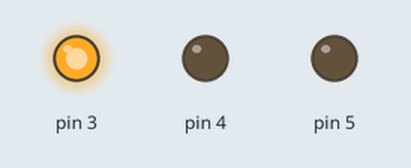
Bench run of a sketch on a simulated Arduino Uno, built with avr-gcc and run on an emulated ATmega328P. On the bench: output pins drawn as LEDs (lit = HIGH).

Above: at 5.0 s.
At 11.5 s:
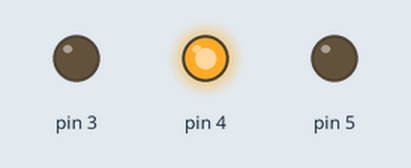
At 18.0 s:
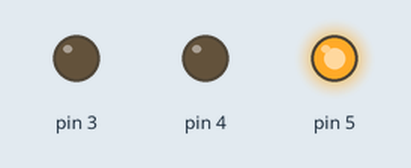
Timing chart, 0 to 29.9 s (numbered marks = the images above):
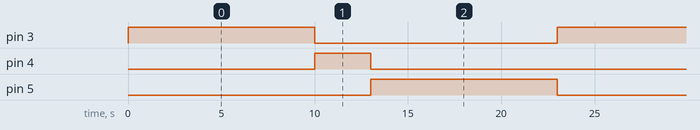

Measured:
- by itself, pin 3, pin 5: alternates HIGH for 10.0 s and LOW for 13.0 s
- by itself, pin 4: alternates HIGH for 3.0 s and LOW for 20.0 s
- by itself, everything shown: repeats every 23.0 s, in 4 steps

The sketch:

Lesson3_V3_RW.ino.ino
```cpp
void setup() {
  // set the LED pins as outputs
  pinMode(3,OUTPUT);
  pinMode(4,OUTPUT);
  pinMode(5,OUTPUT);
}

void loop() {
  // control LED lights as traffic light sequence
  // DESCRIPTION OF SEQUENCE
  // only one light should ever be on at a time
  // order -> green, yellow, red, repeat
  // when one light comes on the others should turn off
  // green light should stay on for 10 seconds
  // yellow light should stay on for 3 seconds
  // red light should stay on for 10 seconds

  // control green light
  digitalWrite(3,HIGH); // turn the green LED on pin 3 ON
  delay(10000); // delay 10 sec
  digitalWrite(3,LOW); // turn the green LED on pin 3 OFF

  // control yellow light
  digitalWrite(4,HIGH); // turn the yellow LED on pin 4 ON
  delay(3000); // delay 3 sec
  digitalWrite(4,LOW); // turn the yellow LED on pin 4 OFF

  // control red light
  digitalWrite(5,HIGH); // turn the red LED on on pin 5 ON
  delay(10000); // delay 10 sec
  digitalWrite(5,LOW); // turn the red LED on on pin 5 OFF
}
```
